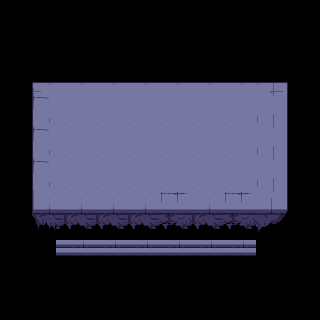

Tiled map render using the project's own tile images. Description and the map definition, with tile-layer contents summarised, below:
An orthogonal 10x10 tile map with 32x32 px tiles, 1 tile layer (ground).

<map version="1.4" tiledversion="1.4.2" orientation="orthogonal" renderorder="right-down" width="10" height="10" tilewidth="32" tileheight="32" infinite="0" nextlayerid="2" nextobjectid="1">
 <editorsettings>
  <export target="dungeon.json" format="json" />
 </editorsettings>
 <tileset firstgid="1" name="dungeon" tilewidth="32" tileheight="32" tilecount="112" columns="4">
  <image source="../tiles/dungeon.png" width="128" height="896" />
 </tileset>
 <layer id="1" name="ground" width="10" height="10">
  <data>[100 cells, 48 non-empty, 13 distinct tile ids]</data>
 </layer>
</map>
